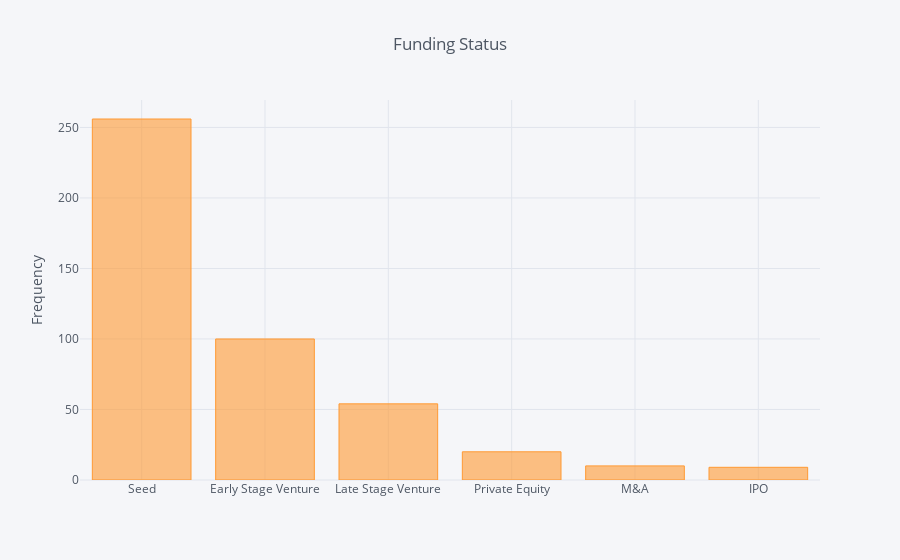

The notebook cell saved with this chart:
### Code cell
funding_status = funding['Funding_Status'].value_counts()
funding_status.iplot(kind='bar', yTitle='Frequency', title='Funding Status')

### Figure 1 — Plotly figure (JSON) as saved in the notebook; plotly's stock layout.template omitted (floating-point values rounded to 4 significant figures)
{"data": [{"marker": {"color": "rgba(255, 153, 51, 0.6)", "line": {"color": "rgba(255, 153, 51, 1.0)", "width": 1}}, "name": "Funding_Status", "orientation": "v", "text": "", "type": "bar", "uid": "adec0c71-0573-4ed5-ad00-94ad8032ebe5", "x": ["Seed", "Early Stage Venture", "Late Stage Venture", "Private Equity", "M&A", "IPO"], "y": [256, 100, 54, 20, 10, 9]}], "layout": {"legend": {"bgcolor": "#F5F6F9", "font": {"color": "#4D5663"}}, "paper_bgcolor": "#F5F6F9", "plot_bgcolor": "#F5F6F9", "title": {"font": {"color": "#4D5663"}, "text": "Funding Status"}, "xaxis": {"gridcolor": "#E1E5ED", "showgrid": true, "tickfont": {"color": "#4D5663"}, "title": {"font": {"color": "#4D5663"}, "text": ""}, "zerolinecolor": "#E1E5ED"}, "yaxis": {"gridcolor": "#E1E5ED", "showgrid": true, "tickfont": {"color": "#4D5663"}, "title": {"font": {"color": "#4D5663"}, "text": "Frequency"}, "zerolinecolor": "#E1E5ED"}}}
